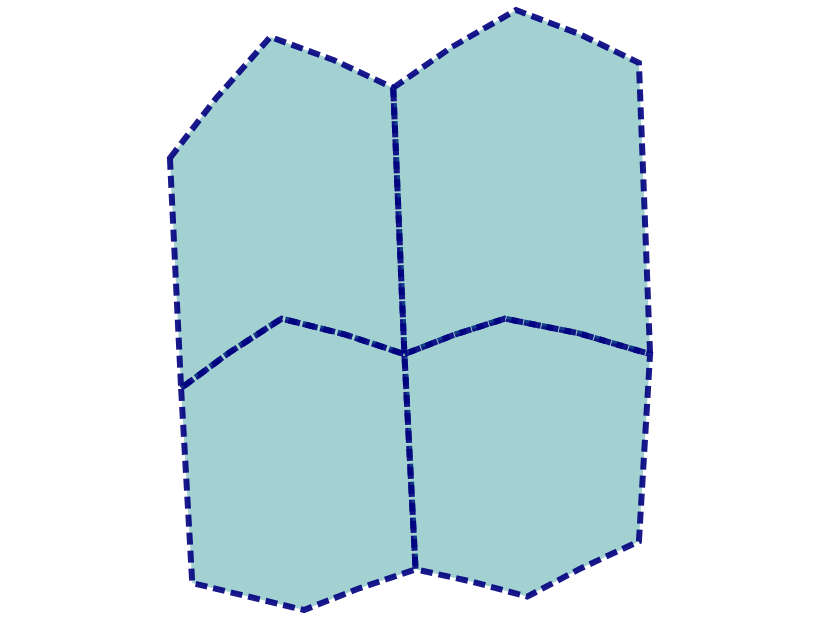

Source (Vega-Lite JSON):
### Vega-Lite specification from a JSON file in a GitHub repository (floating-point values rounded to 4 significant figures)
{"$schema": "https://vega.github.io/schema/vega-lite/v6.json", "padding": 5, "autosize": "none", "width": 400, "height": 300, "data": {"values": {"type": "FeatureCollection", "features": [{"type": "Feature", "properties": {"name": "west", "value": 3, "cat": "a"}, "geometry": {"type": "Polygon", "coordinates": [[[-11, 48], [-2, 52], [9, 50], [10, 36], [0, 33], [-10, 35], [-11, 48]]]}}, {"type": "Feature", "properties": {"name": "east", "value": 5, "cat": "b"}, "geometry": {"type": "Polygon", "coordinates": [[[9, 50], [18, 52], [31, 50], [30, 38], [20, 34], [10, 36], [9, 50]]]}}, {"type": "Feature", "properties": {"name": "north-west", "value": 2, "cat": "a"}, "geometry": {"type": "Polygon", "coordinates": [[[-12, 60], [-3, 65], [8, 63], [9, 50], [-2, 52], [-11, 48], [-12, 60]]]}}, {"type": "Feature", "properties": {"name": "north-east", "value": 8, "cat": "b"}, "geometry": {"type": "Polygon", "coordinates": [[[8, 63], [19, 66], [30, 64], [31, 50], [18, 52], [9, 50], [8, 63]]]}}]}, "format": {"property": "features"}}, "projection": {"type": "mercator"}, "mark": {"type": "geoshape", "fill": "teal", "fillOpacity": 0.4, "stroke": "navy", "strokeWidth": 3, "strokeDash": [6, 3], "opacity": 0.9}}
